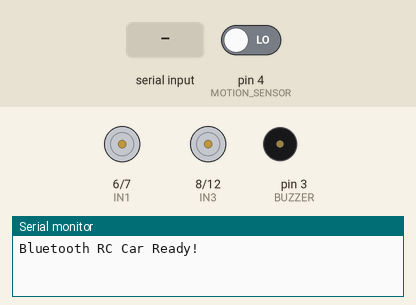
This sketch was run on a simulated Arduino Uno, built with avr-gcc and run on an emulated ATmega328P. On the bench: motor-driver pin pairs drawn as motors (green arrow = first pin HIGH = forward, orange = second pin HIGH = backward, longer = more drive, scaled by the enable pin), buzzer (waves = sounding, pin HIGH), the last lines printed to the serial monitor. The test bench sets the inputs (shaded band); at power-on: pin 4 (MOTION_SENSOR) LOW.

Above: at 1.2 s.
1.3 s: pin 4 (MOTION_SENSOR) driven HIGH
At 2.4 s:
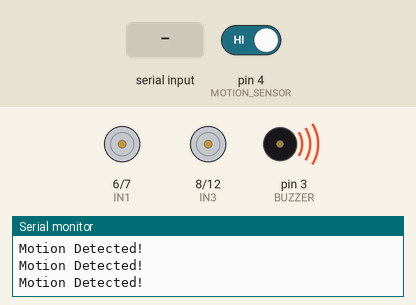
2.8 s: "F" received over the second serial link
4.3 s: "B" received over the second serial link
5.8 s: pin 4 (MOTION_SENSOR) driven LOW
At 7.0 s:
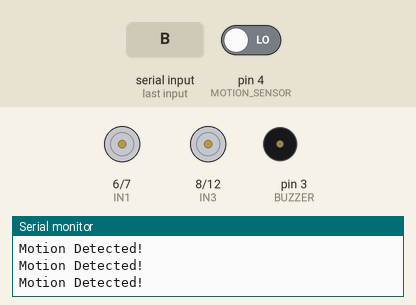
7.3 s: "L" received over the second serial link
At 8.1 s:
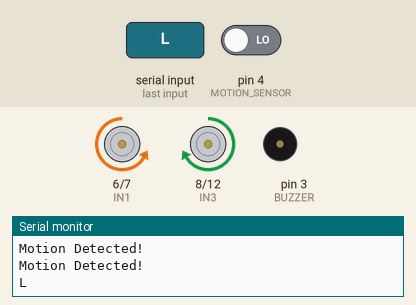
8.8 s: "R" received over the second serial link
At 9.3 s:
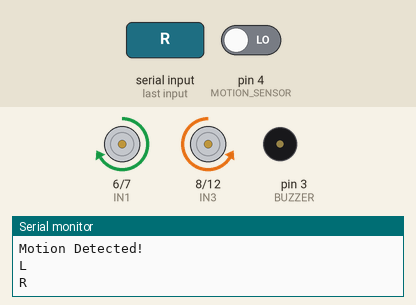
Timing chart, 0 to 11.3 s (numbered marks = the images above; inputs shaded):
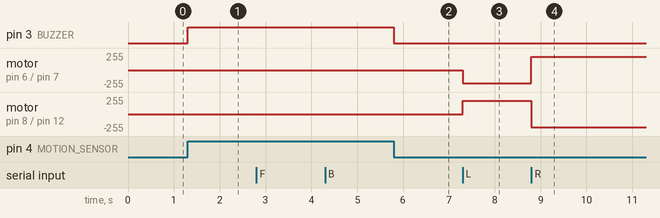

The sketch:

RC_Car.ino
```cpp
#include <SoftwareSerial.h>

// Bluetooth Module HC-05
SoftwareSerial bluetooth(10, 11);
// RX, TX

// Motor Driver Pins
#define ENA 5
#define IN1 6
#define IN2 7

#define ENB 9
#define IN3 8
#define IN4 12

// Motion Sensor Pin
#define MOTION_SENSOR 4

// Buzzer Pin
#define BUZZER 3

char command;

void setup() {

  // Motor Driver Pins
  pinMode(ENA, OUTPUT);
  pinMode(IN1, OUTPUT);
  pinMode(IN2, OUTPUT);

  pinMode(ENB, OUTPUT);
  pinMode(IN3, OUTPUT);
  pinMode(IN4, OUTPUT);

  // Motion Sensor
  pinMode(MOTION_SENSOR, INPUT);

  // Buzzer
  pinMode(BUZZER, OUTPUT);

  // Serial Communication
  Serial.begin(9600);

  // Bluetooth Communication
  bluetooth.begin(9600);

  // Set Motor Speed
  analogWrite(ENA, 200);
  analogWrite(ENB, 200);

  // Initially stop the car
  stopCar();

  Serial.println("Bluetooth RC Car Ready!");
}

void loop() {

  // Read Bluetooth Commands
  if (bluetooth.available()) {

    command = bluetooth.read();

    Serial.println(command);

    switch (command) {

      case 'F':
        moveForward();
        break;

      case 'B':
        moveBackward();
        break;

      case 'L':
        turnLeft();
        break;

      case 'R':
        turnRight();
        break;

      case 'S':
        stopCar();
        break;
    }
  }

  // Motion Detection
  int motionDetected = digitalRead(MOTION_SENSOR);

  if (motionDetected == HIGH) {

    Serial.println("Motion Detected!");

    digitalWrite(BUZZER, HIGH);

    // Stop car when motion is detected
    stopCar();

    delay(500);

  } else {

    digitalWrite(BUZZER, LOW);
  }
}


// ================= MOTOR FUNCTIONS =================

// Move Forward
void moveForward() {

  digitalWrite(IN1, HIGH);
  digitalWrite(IN2, LOW);

  digitalWrite(IN3, HIGH);
  digitalWrite(IN4, LOW);
}


// Move Backward
void moveBackward() {

  digitalWrite(IN1, LOW);
  digitalWrite(IN2, HIGH);

  digitalWrite(IN3, LOW);
  digitalWrite(IN4, HIGH);
}


// Turn Left
void turnLeft() {

  digitalWrite(IN1, LOW);
  digitalWrite(IN2, HIGH);

  digitalWrite(IN3, HIGH);
  digitalWrite(IN4, LOW);
}


// Turn Right
void turnRight() {

  digitalWrite(IN1, HIGH);
  digitalWrite(IN2, LOW);

  digitalWrite(IN3, LOW);
  digitalWrite(IN4, HIGH);
}


// Stop Car
void stopCar() {

  digitalWrite(IN1, LOW);
  digitalWrite(IN2, LOW);

  digitalWrite(IN3, LOW);
  digitalWrite(IN4, LOW);
}
```

Measured:
- after the input at 1.3 s, pin 3 (BUZZER): LOW → HIGH at once
- after the input at 5.8 s, pin 3 (BUZZER): HIGH → LOW at once
- after the input at 7.3 s, motor on pin 6 (IN1) / pin 7 (IN2): stopped → backward 200/255 at once; motor on pin 8 (IN3) / pin 12 (IN4): stopped → forward 200/255 at once
- after the input at 8.8 s, motor on pin 6 (IN1) / pin 7 (IN2): backward 200/255 → forward 200/255 at once; motor on pin 8 (IN3) / pin 12 (IN4): forward 200/255 → backward 200/255 at once
